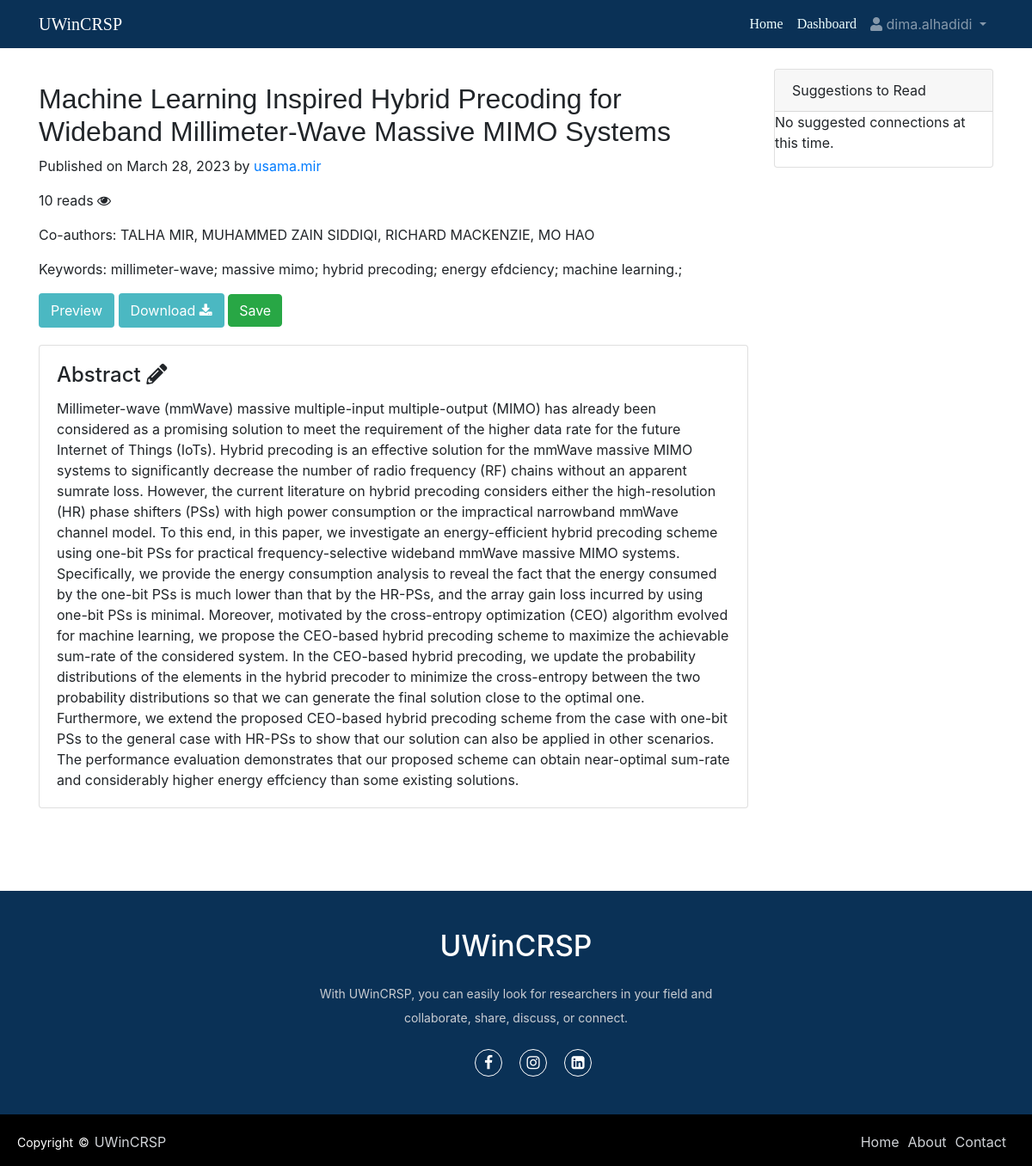
The app's page /posts/17 (signed in) with its own data.
### accounts/models.py (models this page shows, shortened)
class Post(models.Model):
    title = models.CharField(max_length=200)
    authors = models.CharField(max_length=200)
    skills = models.ManyToManyField('Skill')
    abstract = models.CharField(max_length=2000)
    paper = models.FileField(upload_to='papers/')
    allow_downloading = models.BooleanField(default=False)
    created_at = models.DateTimeField(auto_now_add=True)
    updated_at = models.DateTimeField(auto_now=True)
    published_on = models.DateTimeField(auto_now_add=True)
    uploaded_by = models.ForeignKey(User, on_delete=models.CASCADE)
    views = models.IntegerField(default=0)
    def get_skills(self):
            return [skill.name for skill in self.skills.all()]

class Skill(models.Model):
    name = models.CharField(max_length=50, unique=True)

### accounts/views.py (the view)
# urls.py: path('posts/<int:post_id>', views.posts_view, name='posts'),
def posts_view(request,post_id):
    try:
        posts = Post.objects.get(id=post_id)
        posts.views += 1 # Increment the views count
        posts.save()
        if request.user.is_authenticated:
            is_saved=SavedPost.objects.filter(user=request.user,post=post_id).exists()
            postsuggestion = get_post_suggestion(request.user)
    except Post.DoesNotExist:
        return render(request, '404.html', status=404)
    context = {
        'posts': posts,
        'pdf_url': posts.paper.url,
        'is_saved':is_saved,
        'suggestedpost': postsuggestion
    }
    return render(request, 'posts.html', context)

### accounts/models.py (called while the page is built)
def get_post_suggestion(user):
    profile = Profile.objects.get(user =user)
    skills = profile.get_skills_id()
    suggested_posts = Post.objects.filter(skills__in=skills).exclude(uploaded_by=user).distinct()
    return suggested_posts

    def get_skills_id(self):
        return [skill.id for skill in self.skills.all()]

### accounts/templates/posts.html
{% extends 'base1.html' %}
{% block content %}
<div class="container" >
  <div class="row" >
    <div class="col-md-9">
        <h2 style="margin-top: 40px; font-family: sans-serif;">{{ posts.title }}</h2>
      <p>Published on {{ posts.published_on|date:'F d, Y' }}
        by <a href="{% url 'profile' posts.uploaded_by.username %}">{{ posts.uploaded_by }}</a></p>
          <p>{{ posts.views }} reads <i class="fa fa-eye" aria-hidden="true"></i> </p>
          <p>Co-authors: {{ posts.authors }}</p>
          <p>Keywords:
              {% for skil in posts.get_skills %}
              {{ skil }};
              {% endfor %}
          </p>
        <a href="{{ pdf_url }}" class="btn btn-primary"
        style="background: #4bb8c2; border-width: 2px; border-style: solid;
        border-color: #4bb8c2; transition: 0.08s ease-in;
        -o-transition: 0.08s ease-in;
        -ms-transition: 0.08s ease-in;
        -moz-transition: 0.08s ease-in;
        -webkit-transition: 0.08s ease-in;">Preview  </a>
        {% if posts.allow_downloading %}
        <a href="{%  url 'pdf_download' posts.id %}" class="btn btn-primary"
        style="background: #4bb8c2; border-width: 2px; border-style: solid;
        border-color: #4bb8c2; transition: 0.08s ease-in;
        -o-transition: 0.08s ease-in;
        -ms-transition: 0.08s ease-in;
        -moz-transition: 0.08s ease-in;
        -webkit-transition: 0.08s ease-in;">Download <i class="fa fa-download" aria-hidden="true"></i> </a>
    {% endif %}
        {% if user.is_authenticated %}
            {% if is_saved %}
                <a href="{% url 'unsave_post' posts.id %}" class="btn btn-danger" style="transition: 0.08s ease-in;
        -o-transition: 0.08s ease-in;
        -ms-transition: 0.08s ease-in;
        -moz-transition: 0.08s ease-in;
        -webkit-transition: 0.08s ease-in;">Unsave</a>
            {% else %}
                <a href="{% url 'save_post' posts.id %}" class=" btn btn-success" style="transition: 0.08s ease-in;
        -o-transition: 0.08s ease-in;
        -ms-transition: 0.08s ease-in;
        -moz-transition: 0.08s ease-in;
        -webkit-transition: 0.08s ease-in;">Save</a>
            {% endif %}
        {% endif %}
          <div class="card mb-3" style="margin-top: 20px;">
            <div class="card-body">
              <h4 class="card-title">Abstract <i class='fas fa-pencil-alt' aria-hidden="true" ></i> </h4>
              <p class="card-text">{{ posts.abstract }}</p>
            </div>
          </div>
    </div>
<div class="col-md-3">
    <div class="card mt-4">
       <div class="card-header">Suggestions to Read</div>
       <ul class="list-group list-group-flush">
        {% if suggestedpost %}
            {% for suggested in suggestedpost %}
                  <li class="list-group-item"><a href="{% url 'posts' suggested.id %}">{{ suggested.title }}</a></li>
            {% endfor %}
        </ul>
              {% else %}
            <p> No suggested connections at this time.</p>
      {% endif %}
   </div>
</div>
  </div>
</div>
{% endblock %}

### accounts/templates/base1.html (shortened to what this page needs)
<!DOCTYPE html>
<html lang="en">
  <head>
    <link
      rel="stylesheet"
      href="https://maxcdn.bootstrapcdn.com/bootstrap/4.0.0/css/bootstrap.min.css"
    />
    <link
      rel="stylesheet"
      href="https://use.fontawesome.com/releases/v5.8.2/css/all.css"
    />
    <link rel="stylesheet" href="https://cdnjs.cloudflare.com/ajax/libs/font-awesome/4.7.0/css/font-awesome.min.css"/>
    <link rel='stylesheet' href='https://cdn.jsdelivr.net/npm/bootstrap-icons@1.7.2/font/bootstrap-icons.css'>
  </head>
  <body>
    <nav class="navbar navbar-expand-md navbar-dark navbar-fixed-top" style="background-color: #012950f5">
      <div class="container">
        <a class="navbar-brand" href="{% url 'index' %}" style="font-family: 'Righteous', serif;">UWinCRSP</a>
        <div
          class="collapse navbar-collapse justify-content-end"
          id="navbarNav"
        >
          <ul class="navbar-nav">
            <li class="nav-item">
              <a class="nav-link" id="hover-underline-animation" href="{% url 'index' %}" style="color: azure; font-family: 'Righteous', serif;">Home</a>
            </li>
            <li class="nav-item">
              <a class="nav-link" id="hover-underline-animation" href="{% url 'dashboard' %}" style="color: azure; font-family: 'Righteous', serif;">Dashboard</a>
            </li>
            <li class="nav-item dropdown">
                <a class="nav-link dropdown-toggle" href="" id="navbarDropdown" role="button" data-toggle="dropdown" aria-haspopup="true" aria-expanded="false">
                  <i class="fas fa-user"></i> {{ user.username }}
                </a>
              </li>
          </ul>
        </div>
      </div>
    </nav>
    <div>{% block content %}
      {% endblock %}</div>
    <footer>
      <div class="footer-content">
        <h3>UWinCRSP</h3>
        <p>With UWinCRSP, you can easily look for researchers in your field and collaborate, share, discuss, or connect.</p>
        <ul class="socials">
            <li><a href="#"><i class="fa fa-facebook"></i></a></li>
            <li><a href="#"><i class="fa fa-instagram"></i></a></li>
            <li><a href="#"><i class="fa fa-linkedin-square"></i></a></li>
        </ul>
    </div>
    <div class="footer-bottom">
        <p>copyright &copy; <a href="#">UWinCRSP</a>  </p>
                <div class="footer-menu">
                  <ul class="f-menu">
                    <li><a href="">Home</a></li>
                    <li><a href="">About</a></li>
                    <li><a href="">Contact</a></li>
                  </ul>
                </div>
    </div>
    </footer>
  </body>
</html>

### accounts/templates/base1.html (style rules this page uses)
footer { margin: 0; padding: 0; box-sizing: border-box; position: relative; top: 80px; bottom: 0; left: 0; right: 0; background: #012950f5; height: auto; width: 100vw; padding-top: 40px; color: #fff; }
.footer-content { display: flex; align-items: center; justify-content: center; flex-direction: column; text-align: center; }
.footer-content h3 { font-size: 2.1rem; font-weight: 500; text-transform: capitalize; line-height: 3rem; }
.footer-content p { max-width: 500px; margin: 10px auto; line-height: 28px; font-size: 14px; color: #cacdd2; justify-content: center; text-align: center; }
.socials { list-style: none; display: flex; align-items: center; justify-content: center; margin: 1rem 0 3rem 0; }
.socials li { margin: 0 10px; }
.socials a { text-decoration: none; color: #fff; border: 1.1px solid white; padding: 5px; border-radius: 50%; }
.socials a i { font-size: 1.1rem; width: 20px; transition: color .4s ease; }
.footer-bottom { background: #000; width: 100vw; padding: 20px; padding-bottom: 40px; text-align: center; }
.footer-bottom p { float: left; font-size: 14px; word-spacing: 2px; text-transform: capitalize; }
.footer-bottom p a { color:#cfd2d6; font-size: 16px; text-decoration: none; }
.footer-menu { float: right; }
.footer-menu ul { display: flex; }
.footer-menu ul li { padding-right: 10px; display: block; }
.footer-menu ul li a { color: #cfd2d6; text-decoration: none; }
a { transition: all 0.3s; }
#hover-underline-animation { display: inline-block; position: relative; }
#hover-underline-animation:after { content: ''; position: absolute; width: 100%; transform: scaleX(0); height: 2px; bottom: 0; left: 0; background-color: white; transform-origin: bottom right; transition: transform 0.25s ease-out; }

### records on screen
Post: title "Machine Learning Inspired Hybrid Precoding for Wideband Millimeter-Wave Massive MIMO Systems", published_on "March 28, 2023", uploaded_by "usama.mir", views "10", authors "TALHA MIR, MUHAMMED ZAIN SIDDIQI, RICHARD MACKENZIE, MO HAO", abstract "Millimeter-wave (mmWave) massive multiple-input multiple-output (MIMO) has already been considered as a promising solution to meet the requirement of the higher data rate for the future Internet of Things (IoTs). Hybrid precoding is an effective solution for the mmWave massive MIMO systems to significantly decrease the number of radio frequency (RF) chains without an apparent sumrate loss. However, the current literature on hybrid precoding considers either the high-resolution (HR) phase shifters (PSs) with high power consumption or the impractical narrowband mmWave channel model. To this end, in this paper, we investigate an energy-efficient hybrid precoding scheme using one-bit PSs for…"
Skill: get_skills "millimeter-wave"
Skill: get_skills "massive mimo"
Skill: get_skills "hybrid precoding"
Skill: get_skills "energy efdciency"
Skill: get_skills "machine learning."

### other values on screen
{{ user.username }} "dima.alhadidi"
